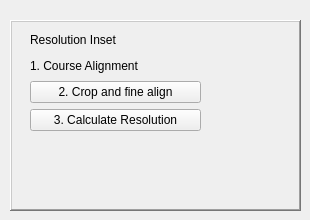
     <widget class="QWidget" name="ResolutionInset">
      <widget class="QFrame" name="frame_2">
       <property name="geometry">
        <rect>
         <x>10</x>
         <y>20</y>
         <width>291</width>
         <height>191</height>
        </rect>
       </property>
       <property name="frameShape">
        <enum>QFrame::WinPanel</enum>
       </property>
       <property name="frameShadow">
        <enum>QFrame::Raised</enum>
       </property>
       <widget class="QWidget" name="layoutWidget">
        <property name="geometry">
         <rect>
          <x>20</x>
          <y>10</y>
          <width>171</width>
          <height>101</height>
         </rect>
        </property>
        <layout class="QVBoxLayout" name="verticalLayout_2">
         <item>
          <widget class="QLabel" name="label_63">
           <property name="text">
            <string>Resolution Inset</string>
           </property>
          </widget>
         </item>
         <item>
          <widget class="QLabel" name="label_64">
           <property name="text">
            <string>1. Course Alignment</string>
           </property>
          </widget>
         </item>
         <item>
          <widget class="QPushButton" name="pbCropandAlign">
           <property name="text">
            <string>2. Crop and fine align</string>
           </property>
          </widget>
         </item>
         <item>
          <widget class="QPushButton" name="pbCalculateResolution">
           <property name="text">
            <string>3. Calculate Resolution</string>
           </property>
          </widget>
         </item>
        </layout>
       </widget>
      </widget>
     </widget>
